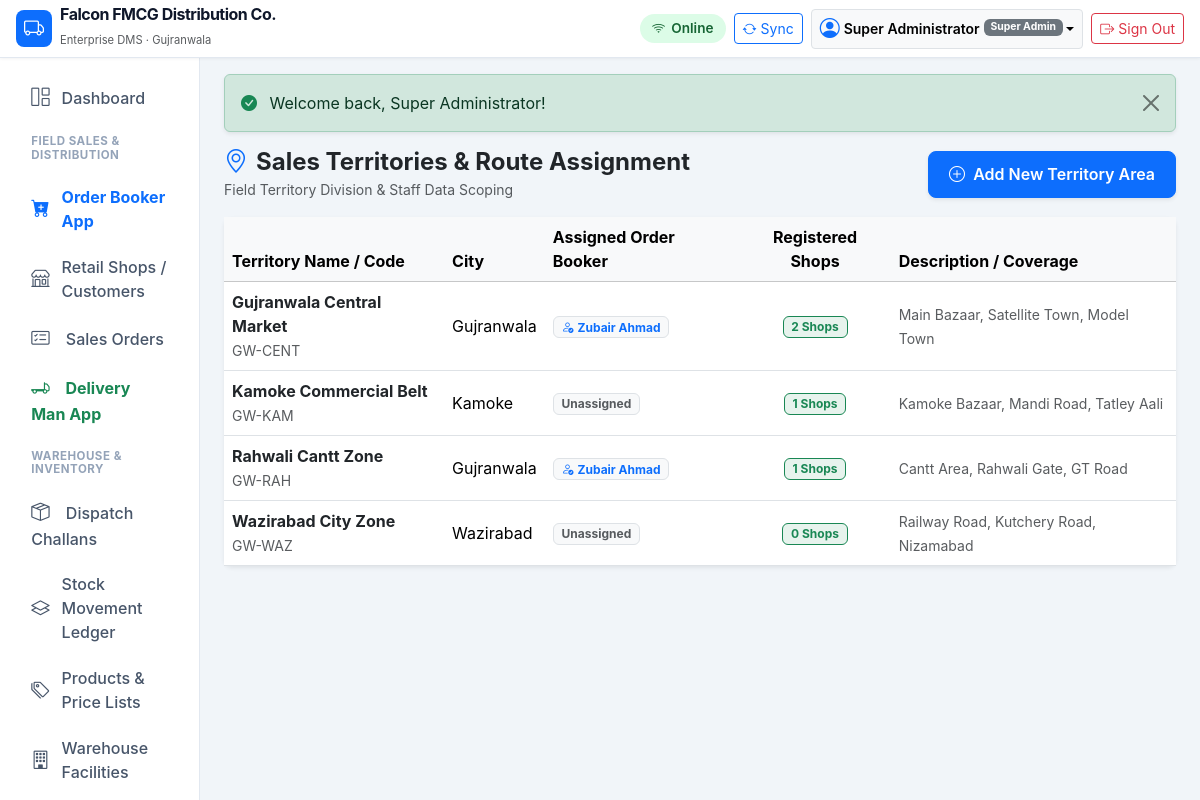
Page /modules/areas/index.php (signed in) on the committed database.
### tables this page shows
CREATE TABLE `companies` (
    `id` INT UNSIGNED AUTO_INCREMENT PRIMARY KEY,
    `name` VARCHAR(150) NOT NULL,
    `legal_name` VARCHAR(200) NULL,
    `email` VARCHAR(100) NULL,
    `phone` VARCHAR(50) NULL,
    `address` TEXT NULL,
    `city` VARCHAR(100) DEFAULT 'Gujranwala',
    `ntn` VARCHAR(50) NULL,
    `strn` VARCHAR(50) NULL,
    `currency` VARCHAR(10) DEFAULT 'PKR',
    `currency_symbol` VARCHAR(10) DEFAULT 'Rs.',
    `financial_year_start` DATE NULL,
    `invoice_prefix` VARCHAR(10) DEFAULT 'INV-',
    `purchase_prefix` VARCHAR(10) DEFAULT 'PO-',
    `order_prefix` VARCHAR(10) DEFAULT 'SO-',
    `delivery_prefix` VARCHAR(10) DEFAULT 'DC-',
    `receipt_prefix` VARCHAR(10) DEFAULT 'RCP-',
    `default_warehouse_id` INT UNSIGNED NULL,
    `inventory_valuation` ENUM('WAC', 'FIFO') DEFAULT 'WAC',
    `allow_negative_stock` TINYINT(1) DEFAULT 0,
    `status` ENUM('active', 'inactive') DEFAULT 'active',
    `created_at` TIMESTAMP DEFAULT CURRENT_TIMESTAMP,
    `updated_at` TIMESTAMP DEFAULT CURRENT_TIMESTAMP ON UPDATE CURRENT_TIMESTAMP
);

CREATE TABLE `users` (
    `id` INT UNSIGNED AUTO_INCREMENT PRIMARY KEY,
    `role_id` INT UNSIGNED NOT NULL,
    `username` VARCHAR(80) NOT NULL UNIQUE,
    `password_hash` VARCHAR(255) NOT NULL,
    `full_name` VARCHAR(150) NOT NULL,
    `email` VARCHAR(120) NULL,
    `phone` VARCHAR(50) NULL,
    `status` ENUM('active', 'inactive', 'suspended') DEFAULT 'active',
    `last_login_at` DATETIME NULL,
    `created_at` TIMESTAMP DEFAULT CURRENT_TIMESTAMP,
    `updated_at` TIMESTAMP DEFAULT CURRENT_TIMESTAMP ON UPDATE CURRENT_TIMESTAMP,
    CONSTRAINT `fk_users_role` FOREIGN KEY (`role_id`) REFERENCES `roles` (`id`)
);

CREATE TABLE `roles` (
    `id` INT UNSIGNED AUTO_INCREMENT PRIMARY KEY,
    `name` VARCHAR(100) NOT NULL,
    `slug` VARCHAR(100) NOT NULL UNIQUE,
    `description` VARCHAR(255) NULL,
    `is_system` TINYINT(1) DEFAULT 0,
    `created_at` TIMESTAMP DEFAULT CURRENT_TIMESTAMP
);

CREATE TABLE `areas` (
    `id` INT UNSIGNED AUTO_INCREMENT PRIMARY KEY,
    `name` VARCHAR(120) NOT NULL,
    `code` VARCHAR(50) NOT NULL UNIQUE,
    `parent_id` INT UNSIGNED NULL,
    `city` VARCHAR(100) DEFAULT 'Gujranwala',
    `description` TEXT NULL,
    `assigned_order_booker_id` INT UNSIGNED NULL,
    `assigned_salesman_id` INT UNSIGNED NULL,
    `status` ENUM('active', 'inactive') DEFAULT 'active',
    `created_at` TIMESTAMP DEFAULT CURRENT_TIMESTAMP,
    CONSTRAINT `fk_area_parent` FOREIGN KEY (`parent_id`) REFERENCES `areas` (`id`) ON DELETE SET NULL,
    CONSTRAINT `fk_area_ob` FOREIGN KEY (`assigned_order_booker_id`) REFERENCES `employees` (`id`) ON DELETE SET NULL,
    CONSTRAINT `fk_area_sm` FOREIGN KEY (`assigned_salesman_id`) REFERENCES `employees` (`id`) ON DELETE SET NULL
);

CREATE TABLE `employees` (
    `id` INT UNSIGNED AUTO_INCREMENT PRIMARY KEY,
    `user_id` INT UNSIGNED NULL UNIQUE,
    `employee_code` VARCHAR(50) NOT NULL UNIQUE,
    `full_name` VARCHAR(150) NOT NULL,
    `phone` VARCHAR(50) NOT NULL,
    `email` VARCHAR(100) NULL,
    `designation` VARCHAR(100) NOT NULL,
    `role_type` ENUM('super_admin', 'admin', 'accountant', 'sales_manager', 'salesman', 'order_booker', 'delivery_manager', 'delivery_man', 'warehouse_manager', 'storekeeper', 'purchase_manager') NOT NULL,
    `salary` DECIMAL(12,2) DEFAULT 0.00,
    `commission_type` ENUM('none', 'percentage_sales', 'fixed_per_order', 'percentage_collected') DEFAULT 'none',
    `commission_rate` DECIMAL(8,2) DEFAULT 0.00,
    `status` ENUM('active', 'inactive') DEFAULT 'active',
    `created_at` TIMESTAMP DEFAULT CURRENT_TIMESTAMP,
    CONSTRAINT `fk_emp_user` FOREIGN KEY (`user_id`) REFERENCES `users` (`id`) ON DELETE SET NULL
);

### config/database.php (called while the page is built, shortened)
<?php
function getDatabaseConnection(): PDO {
    static $pdo = null;
    if ($pdo === null) {
        $host = '127.0.0.1';
        $port = 3306;
        $db   = 'dms_db';
        $user = 'root';
        $pass = '';
        $dsn = "mysql:host={$host};port={$port};dbname={$db};charset=utf8mb4";
        $options = [
            PDO::ATTR_ERRMODE            => PDO::ERRMODE_EXCEPTION,
            PDO::ATTR_DEFAULT_FETCH_MODE => PDO::FETCH_ASSOC,
            PDO::ATTR_EMULATE_PREPARES   => false,
            PDO::MYSQL_ATTR_INIT_COMMAND => "SET NAMES utf8mb4 COLLATE utf8mb4_unicode_ci"
        ];
        try {
            $pdo = new PDO($dsn, $user, $pass, $options);
        } catch (PDOException $e) {
            error_log("Database connection error: " . $e->getMessage());
            die("Database connection failure. Please contact system administrator.");
        }
    }
    return $pdo;
}

### includes/functions.php (called while the page is built, shortened)
<?php
function getFlashMessages(): array {
    $messages = $_SESSION['flash'] ?? [];
    return $messages;
}
function getCompanyInfo(PDO $pdo): array {
    static $company = null;
    if ($company === null) {
        $stmt = $pdo->query("SELECT * FROM `companies` WHERE id = 1 LIMIT 1");
        $company = $stmt->fetch() ?: [
            'name' => 'Falcon FMCG Distribution',
            'legal_name' => 'Falcon Distribution Pvt Ltd',
            'currency' => 'PKR',
            'currency_symbol' => 'Rs.',
            'city' => 'Gujranwala',
            'phone' => '+92 300 1234567',
            'email' => 'info@falcon-dist.com'
        ];
    }
    return $company;
}

### includes/auth.php (called while the page is built, shortened)
<?php
function isLoggedIn(): bool {
    return !empty($_SESSION['user_id']) && !empty($_SESSION['logged_in']) && getCurrentUser() !== null;
}
function requireLogin(): void {
    if (!isLoggedIn()) {
        $loginUrl = BASE_URL . '/login.php';
        redirect($loginUrl);
    }
}
function getCurrentUser(): ?array {
    static $currentUser = null;
    if ($currentUser !== null) {
        return $currentUser;
    }
    $pdo = getDatabaseConnection();
    $stmt = $pdo->prepare("
        SELECT u.*, r.name as role_name, r.slug as role_slug
        FROM `users` u
        JOIN `roles` r ON u.role_id = r.id
        WHERE u.id = ? AND u.status = 'active'
        LIMIT 1
    ");
    $stmt->execute([$_SESSION['user_id']]);
    $currentUser = $stmt->fetch() ?: null;
    return $currentUser;
}

### modules/areas/index.php (the view, shortened to what this page needs)
<?php
requireLogin();
$pdo = getDatabaseConnection();
$areas = $pdo->query("
    SELECT a.*, e.full_name as booker_name,
           (SELECT COUNT(*) FROM `customers` WHERE area_id = a.id AND status = 'active') as shop_count
    FROM `areas` a
    LEFT JOIN `employees` e ON a.assigned_order_booker_id = e.id
    WHERE a.status = 'active'
    ORDER BY a.name ASC
")->fetchAll();
require_once dirname(__DIR__, 2) . '/includes/header.php';
?>
<div class="d-flex flex-column flex-md-row justify-content-between align-items-start align-items-md-center mb-3 gap-2">
    <div>
        <h4 class="fw-bold mb-0 text-dark"><i class="bi bi-geo-alt text-primary me-2"></i>Sales Territories & Route Assignment</h4>
        <small class="text-muted">Field Territory Division & Staff Data Scoping</small>
    </div>
    <div>
        <button type="button" class="btn btn-primary btn-touch shadow-sm" data-confirm-trigger data-confirm-target="panel-create-area">
            <i class="bi bi-plus-circle me-1"></i> Add New Territory Area
        </button>
    </div>
</div>
<div class="card border-0 shadow-sm rounded-3">
    <div class="card-body p-0">
        <div class="table-responsive">
            <table class="table table-hover table-responsive-card align-middle mb-0">
                <thead class="table-light">
                    <tr>
                        <th>Territory Name / Code</th>
                        <th>City</th>
                        <th>Assigned Order Booker</th>
                        <th class="text-center">Registered Shops</th>
                        <th>Description / Coverage</th>
                    </tr>
                </thead>
                <tbody>
                    <?php foreach ($areas as $area): ?>
                        <tr>
                            <td data-label="Territory">
                                <div class="fw-bold text-dark"><?= htmlspecialchars($area['name']) ?></div>
                                <small class="text-muted"><?= htmlspecialchars($area['code']) ?></small>
                            </td>
                            <td data-label="City"><?= htmlspecialchars($area['city']) ?></td>
                            <td data-label="Booker">
                                <?php if ($area['booker_name']): ?>
                                    <span class="badge bg-light text-primary border"><i class="bi bi-person-check me-1"></i><?= htmlspecialchars($area['booker_name']) ?></span>
                                <?php else: ?>
                                    <span class="badge bg-light text-muted border">Unassigned</span>
                                <?php endif; ?>
                            </td>
                            <td data-label="Shops" class="text-center">
                                <span class="badge bg-success bg-opacity-10 text-success border border-success"><?= $area['shop_count'] ?> Shops</span>
                            </td>
                            <td data-label="Description"><small class="text-muted"><?= htmlspecialchars($area['description'] ?? '-') ?></small></td>
                        </tr>
                    <?php endforeach; ?>
                </tbody>
            </table>
        </div>
    </div>
</div>
<?php require_once dirname(__DIR__, 2) . '/includes/footer.php'; ?>

### includes/header.php (shortened to what this page needs)
<?php
$currentUser = getCurrentUser();
$company = getCompanyInfo(getDatabaseConnection());
?>
<!DOCTYPE html>
<html lang="en">
<head>
    <link rel="stylesheet" href="<?= BASE_URL ?>/assets/vendor/bootstrap/bootstrap.min.css">
    <link rel="stylesheet" href="<?= BASE_URL ?>/assets/vendor/bootstrap-icons/bootstrap-icons.min.css">
    <link rel="stylesheet" href="<?= BASE_URL ?>/assets/css/app.css">
</head>
<body>
<header class="navbar navbar-expand-lg navbar-dms sticky-top px-3 py-2">
    <div class="container-fluid p-0">
        <a class="navbar-brand d-flex align-items-center me-3" href="<?= BASE_URL ?>/dashboard.php">
            <span class="badge bg-primary me-2 p-2 rounded-3"><i class="bi bi-truck fs-5"></i></span>
            <div>
                <div class="brand-text fs-6 lh-1"><?= htmlspecialchars($company['name'] ?? APP_NAME) ?></div>
                <small class="text-muted" style="font-size: 0.7rem;">Enterprise DMS · <?= htmlspecialchars($company['city'] ?? 'Gujranwala') ?></small>
            </div>
        </a>
        <div class="d-flex align-items-center ms-auto gap-2">
            <span id="dms-network-pill" class="sync-indicator-banner sync-online">
            </span>
            <button id="dms-sync-btn" class="btn btn-sm btn-outline-primary d-flex align-items-center" title="Sync Offline Data">
                <i class="bi bi-arrow-repeat me-1"></i>
                <span class="d-none d-sm-inline">Sync</span>
            </button>
            <?php if ($currentUser): ?>
            <div class="dropdown">
                <button class="btn btn-sm btn-light border dropdown-toggle d-flex align-items-center" type="button" data-bs-toggle="dropdown" aria-expanded="false">
                    <i class="bi bi-person-circle fs-5 me-1 text-primary"></i>
                    <span class="d-none d-md-inline fw-semibold me-1"><?= htmlspecialchars($currentUser['full_name']) ?></span>
                    <span class="badge bg-secondary" style="font-size: 0.65rem;"><?= htmlspecialchars($currentUser['role_name']) ?></span>
                </button>
            </div>
            <a href="<?= BASE_URL ?>/logout.php" class="btn btn-sm btn-outline-danger d-flex align-items-center" title="Sign Out">
                <i class="bi bi-box-arrow-right me-1"></i>
                <span class="d-none d-sm-inline">Sign Out</span>
            </a>
            <?php endif; ?>
        </div>
    </div>
</header>
<div class="container-fluid dms-layout-container">
    <div class="row g-0 h-100">
        <?php if ($currentUser): ?>
            <?php require_once BASE_PATH . '/includes/sidebar.php'; ?>
            <main class="col-md-9 ms-sm-auto col-lg-10 px-md-4 py-3 dms-main-content">
        <?php else: ?>
            <main class="col-12 px-3 py-4 dms-main-content">
        <?php endif; ?>
        <?php $flashes = getFlashMessages(); ?>
        <?php if (!empty($flashes)): ?>
            <div class="flash-container mb-3">
                <?php foreach ($flashes as $flash): ?>
                    <div class="alert alert-<?= $flash['type'] === 'error' ? 'danger' : htmlspecialchars($flash['type']) ?> alert-dismissible fade show alert-auto-dismiss shadow-sm" role="alert">
                        <i class="bi <?= $flash['type'] === 'error' ? 'bi-exclamation-triangle-fill text-danger' : 'bi-check-circle-fill text-success' ?> me-2"></i>
                        <?= htmlspecialchars($flash['message']) ?>
                        <button type="button" class="btn-close" data-bs-dismiss="alert" aria-label="Close"></button>
                    </div>
                <?php endforeach; ?>
            </div>
        <?php endif; ?>

### assets/css/app.css (style rules this page uses)
:root { --dms-primary: #0d6efd; --dms-secondary: #495057; --dms-success: #198754; --dms-danger: #dc3545; --dms-warning: #ffc107; --dms-info: #0dcaf0; --dms-dark: #1e293b; --dms-light: #f8fafc; --dms-border: #e2e8f0; --header-height: 58px; --mobile-nav-height: 64px; }
body { background-color: #f1f5f9; font-family: -apple-system, BlinkMacSystemFont, "Segoe UI", Roboto, "Helvetica Neue", Arial, sans-serif; color: #334155; min-height: 100vh; padding-bottom: calc(var(--mobile-nav-height) + 15px); overflow-x: hidden; }
@media (min-width: 768px) { body { padding-bottom: 0; } }
.navbar-dms { background: #ffffff; border-bottom: 1px solid var(--dms-border); box-shadow: 0 1px 3px rgba(0,0,0,0.05); height: var(--header-height); z-index: 1030; }
.brand-text { font-weight: 700; letter-spacing: -0.5px; color: #0f172a; }
@media (min-width: 768px) { html, body { height: 100%; overflow: hidden; } }
@media (min-width: 768px) { .dms-layout-container { height: calc(100vh - var(--header-height)); overflow: hidden; padding-left: 0; padding-right: 0; } }
@media (min-width: 768px) { .dms-main-content { height: 100%; overflow-y: auto; overflow-x: hidden; padding-bottom: 60px; scrollbar-width: thin; scrollbar-color: #cbd5e1 #f1f5f9; } }
.btn-touch { padding: 0.65rem 1.25rem; font-weight: 600; border-radius: 8px; }
.sync-indicator-banner { font-size: 0.85rem; padding: 4px 12px; border-radius: 20px; font-weight: 600; display: inline-flex; align-items: center; gap: 6px; }
.sync-online { background-color: #dcfce7; color: #166534; }

### rows in the picture
companies: name "Falcon FMCG Distribution Co.", city "Gujranwala"
users: full_name "Super Administrator", role.name "Super Admin"
areas: name "Gujranwala Central Market", code "GW-CENT", city "Gujranwala", assigned_order_booker.full_name "Zubair Ahmad", shop_count "2", description "Main Bazaar, Satellite Town, Model Town"
areas: name "Kamoke Commercial Belt", code "GW-KAM", city "Kamoke", shows "Unassigned", shop_count "1", description "Kamoke Bazaar, Mandi Road, Tatley Aali"
areas: name "Rahwali Cantt Zone", code "GW-RAH", city "Gujranwala", assigned_order_booker.full_name "Zubair Ahmad", shop_count "1", description "Cantt Area, Rahwali Gate, GT Road"
areas: name "Wazirabad City Zone", code "GW-WAZ", city "Wazirabad", shows "Unassigned", shop_count "0", description "Railway Road, Kutchery Road, Nizamabad"

### other values in the picture
$flash['message'] "Welcome back, Super Administrator!"
